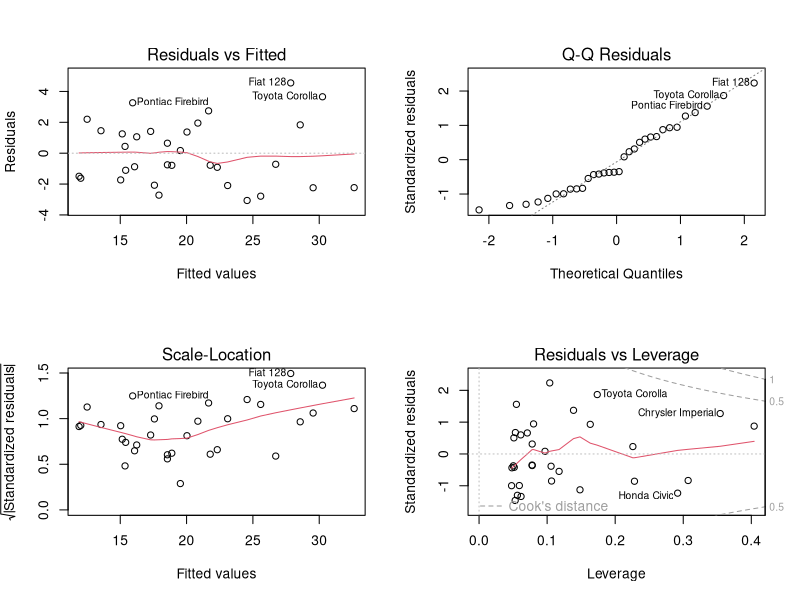

Write the R code that produced this figure.
# Fuel Efficiency Analysis¶
# Linear Regression (Student)
# Instructions:

# Make a model for mpg with the mtcars data
# Optionally, remove "outliers"
# Be sure to test your model against simpler nested models
# Check the diagnostic plots!

# fit a linear model of horsepower, weight and thier interaction on mpg
lm_hp_wt = lm(mpg ~ hp + wt, data=mtcars)
lm_hp_wt_i = lm(mpg ~ hp * wt, data=mtcars)

# see the details of the model
summary(lm_hp_wt_i)

# do an F-test comparing the model to the multivariate one
anova(lm_hp_wt_i, lm_hp_wt)

# show the diagnostic plots
par(mfrow=c(2, 2))
plot(lm_hp_wt_i)

